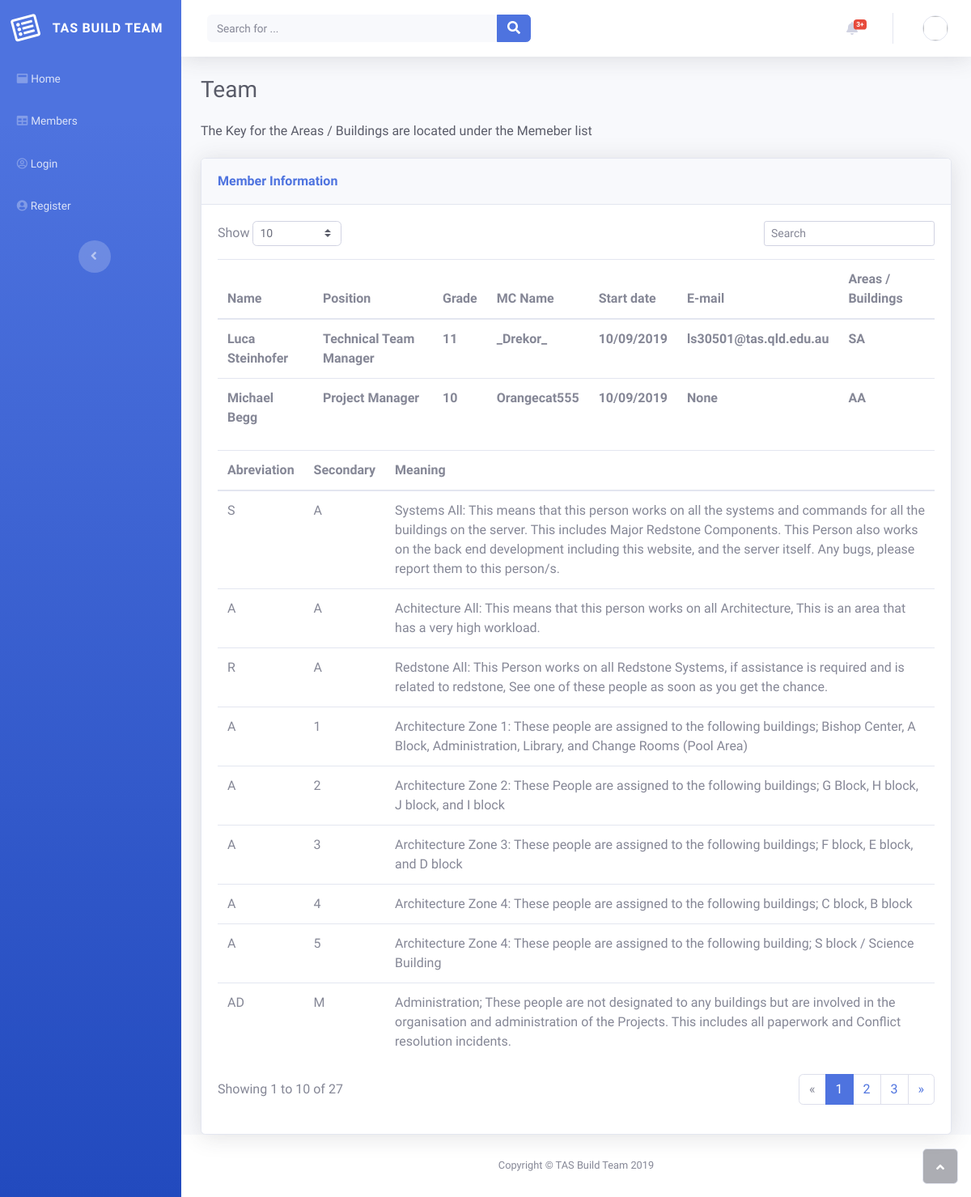
/members, run on the app's committed database.
### tables this page shows
CREATE TABLE "members" (
	"Name"	TEXT,
	"Position"	TEXT,
	"Grade"	TEXT,
	"MC Name"	TEXT,
	"Start Date"	TEXT,
	"Email"	TEXT,
	"areas"	TEXT
);

### app.py (the view)
@app.route('/members')
def list_members():
    sql = "SELECT * FROM members"
    conn = create_connection(DATABASE)
    cur = conn.cursor()
    cur.execute(sql,)
    memberlist = cur.fetchall()
    return render_template(members_page, m=memberlist)

### app.py (called while the page is built)
def create_connection(db_file):
    conn = None
    try:
        conn = sqlite3.connect(db_file)
    except Exception as e:
        print(e)
    return conn

### templates/table.html (shortened to what this page needs)
<!DOCTYPE html>
<html>
<head>
    <link rel="stylesheet" href="../static/assets/bootstrap/css/bootstrap.min.css">
    <link rel="stylesheet" href="../static/assets/fonts/fontawesome-all.min.css">
</head>
<body id="page-top">
    <div id="wrapper">
        <nav class="navbar navbar-dark align-items-start sidebar sidebar-dark accordion bg-gradient-primary p-0">
            <div class="container-fluid d-flex flex-column p-0">
                <a class="navbar-brand d-flex justify-content-center align-items-center sidebar-brand m-0" href="#">
                    <div class="sidebar-brand-icon rotate-n-15"><i class="far fa-list-alt"></i></div>
                    <div class="sidebar-brand-text mx-3"><span>TAS Build Team</span></div>
                </a>
                <ul class="nav navbar-nav text-light" id="accordionSidebar">
                    <li class="nav-item" role="presentation"><a class="nav-link" href="/"><i class="fas fa-window-maximize"></i><span>Home</span></a></li>
                    <li class="nav-item" role="presentation"><a class="nav-link" href="/members"><i class="fas fa-table"></i><span>Members</span></a></li>
                    <li class="nav-item" role="presentation"><a class="nav-link" href="/login"><i class="far fa-user-circle"></i><span>Login</span></a></li>
                    <li class="nav-item" role="presentation"><a class="nav-link" href="/register"><i class="fas fa-user-circle"></i><span>Register</span></a></li>
                </ul>
                <div class="text-center d-none d-md-inline"><button class="btn rounded-circle border-0" id="sidebarToggle" type="button"></button></div>
            </div>
        </nav>
        <div class="d-flex flex-column" id="content-wrapper">
            <div id="content">
                <nav class="navbar navbar-light navbar-expand bg-white shadow mb-4 topbar static-top">
                    <div class="container-fluid"><button class="btn btn-link d-md-none rounded-circle mr-3" id="sidebarToggleTop" type="button"></button>
                        <form class="form-inline d-none d-sm-inline-block mr-auto ml-md-3 my-2 my-md-0 mw-100 navbar-search">
                            <div class="input-group"><input class="bg-light form-control border-0 small" type="text" placeholder="Search for ...">
                                <div class="input-group-append"><button class="btn btn-primary py-0" type="button"><i class="fas fa-search"></i></button></div>
                            </div>
                        </form>
                        <ul class="nav navbar-nav flex-nowrap ml-auto">
                            <li class="nav-item dropdown no-arrow mx-1" role="presentation">
                                <div class="nav-item dropdown no-arrow"><a class="dropdown-toggle nav-link" data-toggle="dropdown" aria-expanded="false" href="#"><span class="badge badge-danger badge-counter">3+</span><i class="fas fa-bell fa-fw"></i></a>
                                </div>
                            </li>
                            <li class="nav-item dropdown no-arrow" role="presentation">
                                <div class="nav-item dropdown no-arrow"><a class="dropdown-toggle nav-link" data-toggle="dropdown" aria-expanded="false" href="#"><img class="border rounded-circle img-profile"></a>
                                </div>
                            </li>
                        </ul>
                    </div>
                </nav>
                <div class="container-fluid">
                    <h3 class="text-dark mb-4">Team</h3>
                    <h6 class="text-dark mb-4">The Key for the Areas / Buildings are located under the Memeber list</h6>
                    <div class="card shadow">
                        <div class="card-header py-3">
                            <p class="text-primary m-0 font-weight-bold">Member Information</p>
                        </div>
                        <div class="card-body">
                            <div class="row">
                                <div class="col-md-6 text-nowrap">
                                    <div id="dataTable_length" class="dataTables_length" aria-controls="dataTable"><label>Show&nbsp;<select class="form-control form-control-sm custom-select custom-select-sm"><option value="10" selected="">10</option><option value="25">25</option><option value="50">50</option><option value="100">100</option></select>&nbsp;</label></div>
                                </div>
                                <div class="col-md-6">
                                    <div class="text-md-right dataTables_filter" id="dataTable_filter"><label><input type="search" class="form-control form-control-sm" aria-controls="dataTable" placeholder="Search"></label></div>
                                </div>
                            </div>
                            <div class="table-responsive table mt-2" id="dataTable" role="grid" aria-describedby="dataTable_info">
                                <table class="table dataTable my-0" id="dataTable">
                                    <thead>
                                        <tr>
                                            <th>Name</th>
                                            <th>Position</th>
                                            <th>Grade</th>
                                            <th>MC Name</th>
                                            <th>Start date</th>
                                            <th>E-mail</th>
                                            <th>Areas / Buildings
                                        </tr>
                                    </thead>
                                    <tbody>
                                        {% for member in m %}
                                        <tr>
                                            <th>{{member[0]}}</th>
                                            <th>{{member[1]}}</th>
                                            <th>{{member[2]}}</th>
                                            <th>{{member[3]}}</th>
                                            <th>{{member[4]}}</th>
                                            <th>{{member[5]}}</th>
                                            <th>{{member[6]}}</th>
                                        </tr>
                                        {% endfor %}
                                    </tbody>
                                </table>
                            </div>
                    <div class="table-responsive">
                        <table class="table">
                            <thead>
                                <tr>
                                    <th>Abreviation</th>
                                    <th>Secondary</th>
                                    <th>Meaning</th>
                                </tr>
                            </thead>
                            <tbody>
                                <tr>
                                    <td>S</td>
                                    <td>A</td>
                                    <td>Systems All: This means that this person works on all the systems and commands for all the buildings on the server. This includes Major Redstone Components. This Person also works on the back end development including
                                        this website, and the server itself. Any bugs, please report them to this person/s.</td>
                                </tr>
                                <tr>
                                    <td>A</td>
                                    <td>A</td>
                                    <td>Achitecture All: This means that this person works on all Architecture, This is an area that has a very high workload.&nbsp;</td>
                                </tr>
                                <tr>
                                    <td>R</td>
                                    <td>A</td>
                                    <td>Redstone All: This Person works on all Redstone Systems, if assistance is required and is related to redstone, See one of these people as soon as you get the chance.</td>
                                </tr>
                                <tr>
                                    <td>A</td>
                                    <td>1</td>
                                    <td>Architecture Zone 1: These people are assigned to the following buildings;  Bishop Center, A Block, Administration, Library, and Change Rooms (Pool Area)</td>
                                </tr>
                                <tr>
                                    <td>A</td>
                                    <td>2</td>
                                    <td>Architecture Zone 2: These People are assigned to the following buildings;  G Block, H block, J block, and I block</td>
                                </tr>
                                <tr>
                                    <td>A</td>
                                    <td>3</td>
                                    <td>Architecture Zone 3: These people are assigned to the following buildings;  F block, E block, and D block</td>
                                </tr>
                                <tr>
                                    <td>A</td>
                                    <td>4</td>
                                    <td>Architecture Zone 4: These people are assigned to the following buildings;  C block, B block</td>
                                </tr>
                                <tr>
                                    <td>A</td>
                                    <td>5</td>
                                    <td>Architecture Zone 4: These people are assigned to the following building;   S block / Science Building</td>
                                </tr>
                                <tr>
                                    <td>AD</td>
                                    <td>M</td>
                                    <td>Administration; These people are not designated to any buildings but are involved in the organisation and administration of the Projects. This includes all paperwork and Conflict resolution incidents.</td>
                                </tr>
                            </tbody>
                        </table>
                    </div>
                        <div class="row">
                            <div class="col-md-6 align-self-center">
                                <p id="dataTable_info" class="dataTables_info" role="status" aria-live="polite">Showing 1 to 10 of 27</p>
                            </div>
                            <div class="col-md-6">
                                <nav class="d-lg-flex justify-content-lg-end dataTables_paginate paging_simple_numbers">
                                    <ul class="pagination">
                                        <li class="page-item disabled"><a class="page-link" href="#" aria-label="Previous"><span aria-hidden="true">«</span></a></li>
                                        <li class="page-item active"><a class="page-link" href="#">1</a></li>
                                        <li class="page-item"><a class="page-link" href="#">2</a></li>
                                        <li class="page-item"><a class="page-link" href="#">3</a></li>
                                        <li class="page-item"><a class="page-link" href="#" aria-label="Next"><span aria-hidden="true">»</span></a></li>
                                    </ul>
                                </nav>
                            </div>
                        </div>
                    </div>
                </div>
            </div>
        </div>
        <footer class="bg-white sticky-footer">
            <div class="container my-auto">
                <div class="text-center my-auto copyright"><span>Copyright © TAS Build Team 2019</span></div>
            </div>
        </footer>
        </div><a class="border rounded d-inline scroll-to-top" href="#page-top"><i class="fas fa-angle-up"></i></a></div>
</body>
</html>

### data on the page
members: Name "Luca Steinhofer", Position "Technical Team Manager", Grade "11", MC Name "_Drekor_", Start Date "10/09/2019", Email "ls30501@tas.qld.edu.au", areas "SA"
members: Name "Michael Begg", Position "Project Manager", Grade "10", MC Name "Orangecat555", Start Date "10/09/2019", member "None", areas "AA"
